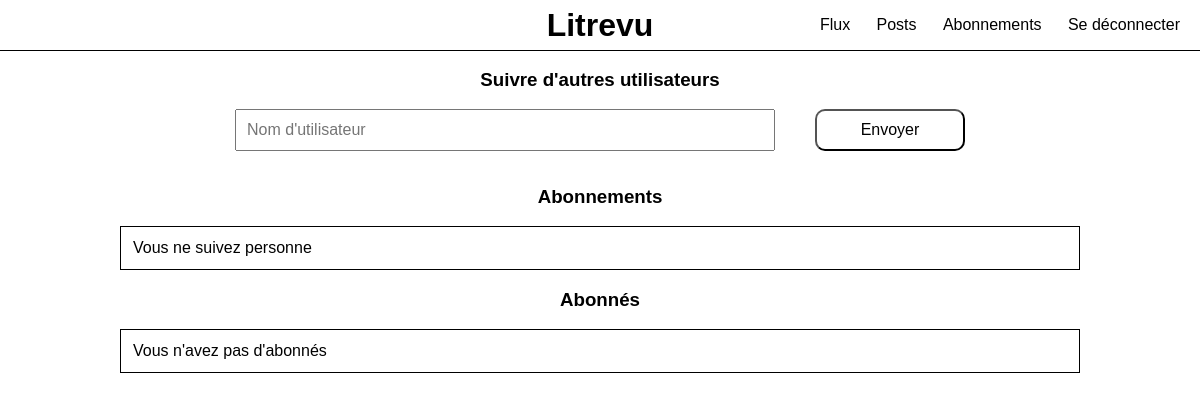
The app's page /following/ (signed in), older data.
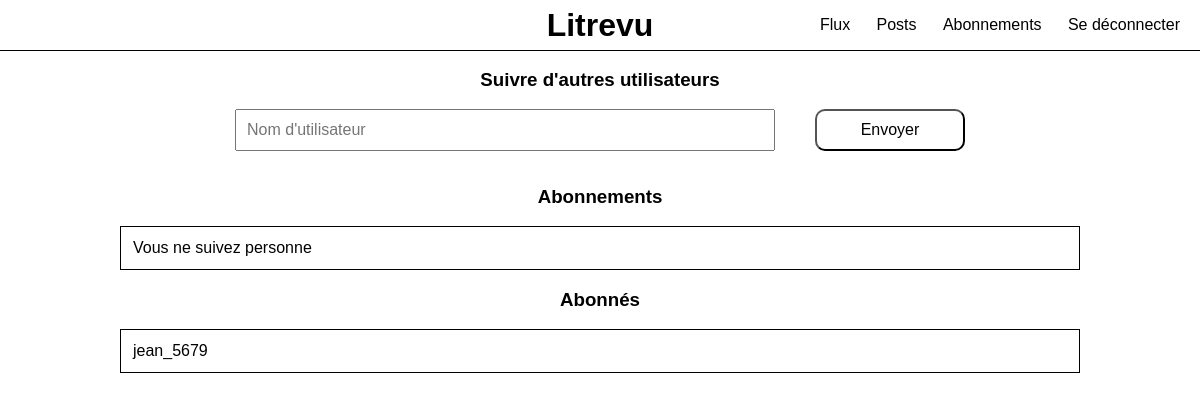
The same page, newer data.
### authentication/models.py (models this page shows)
class User(AbstractUser):
    user_follows = models.ManyToManyField(
        to="self", symmetrical=False, related_name="followed_by", blank=True
    )

### review/views.py (the view, shortened to what this page needs)
# urls.py: path("following/", following, name="following"),
@login_required
def following(request):
    user = get_current_user(request.user)
    users_followed = user.user_follows.exclude(username=user.username).all()
    followers = User.objects.filter(user_follows__in=[user]).exclude(
        username=user.username
    )
    follow_user_form = FollowUserForm()
    message = ""
    return render(
        request,
        "review/following.html",
        context={
            "follow_user_form": follow_user_form,
            "message": message,
            "users_followed": users_followed,
            "followers": followers,
        },
    )

### authentication/forms.py (shortened to what this page needs)
class FollowUserForm(forms.Form):
    username = forms.CharField(
        max_length=63,
        widget=forms.TextInput(
            attrs={"class": "follow-user-control", "placeholder": "Nom d'utilisateur"}
        ),
        label="",
    )

### review/utils.py (called while the page is built)
def unlazy_user(request_user):
    return request_user._wrapped if hasattr(request_user, "_wrapped") else request_user

def get_current_user(request_user: User):
    return User.objects.get(username=unlazy_user(request_user))

### review/templates/review/following.html (shortened to what this page needs)
{% extends "base.html" %}
{% block content %}
<main>
    <div class="center-content">
        <h3>Suivre d'autres utilisateurs</h3>
        <form method="post" class="follow-user-form">
            {{ follow_user_form.as_p }}
            <button type="submit" >Envoyer</button>
        </form>
        <h3>Abonnements</h3>
        <table class="base-table">
            <colgroup>
                <col style="width: 80%;">
                <col style="width: 20%;">
            </colgroup>
            <tbody>
                {% for user_followed in users_followed %}
                    <tr>
                        <td>{{ user_followed.username }}</td>
                        <td><a href="{% url 'unfollow-user'%}?user_id={{user_followed.id}}"><button>Se désabonner</button></a></td>
                    </tr>
                {% empty %}
                    <tr>
                        <td colspan="2">Vous ne suivez personne</td>
                    </tr>
                {% endfor %}
            </tbody>
        </table>
        <h3>Abonnés</h3>
        <table class="base-table">
            <tbody>
                {% for follower in followers %}
                    <tr>
                        <td>{{ follower.username }}</td>
                    </tr>
                {% empty %}
                    <tr>
                        <td>Vous n'avez pas d'abonnés</td>
                    </tr>
                {% endfor %}
            </tbody>
        </table>
    </div>
</main>
{% endblock %}

### review/templates/base.html (shortened to what this page needs)
{% load static %}
<html>
    <head>
        <link rel="stylesheet" href="{% static 'normalize.css' %}" />
        <link rel="stylesheet" href="{% static 'styles.css' %}" />
    </head>
    <body>
        <header>
            <h1>Litrevu</h1>
        </header>
        <nav class="page-navigation">
            <a href="{% url 'home' %}">Flux</a>
            <a href="{% url 'posts' %}">Posts</a>
            <a href="{% url 'following' %}">Abonnements</a>
            <a href="{% url 'logout' %}">Se déconnecter</a>
        </nav>
        {% block content %}{% endblock %}
    </body>
</html>

### static/styles.css (style rules this page uses)
body { font-family: Arial, Helvetica, sans-serif; --header-height: 50px; }
header { position: absolute; height: var(--header-height); width: 100%; margin: 0px; border-bottom: 1px solid black; display: flex; align-items: center; justify-content: center; }
nav { display: flex; align-items: center; justify-content: center; }
main { position: absolute; top: var(--header-height); bottom: 0px; width: 100%; overflow: auto; }
button { padding: 10px; width: 150px; background-color: transparent; border-radius: 10px; }
a { text-decoration: none; color: black; transform: scale(1); transition-duration: 300ms; }
input { padding: 10px; margin-bottom: 20px; }
table { width: 100%; }
td { text-align: center; }
.page-navigation { position: fixed; right: 20px; height: var(--header-height); width: 30%; display: flex; align-items: center; justify-content: space-between; }
.center-content { display: flex; flex-direction: column; align-items: center; justify-content: center; }
.follow-user-form { width: 90%; display: flex; justify-content: center; align-items: center; }
.follow-user-form > p { width: 50%; margin: 0px 20px; }
.follow-user-form > button { margin: 0px 20px; }
.follow-user-control { width: 100%; margin: 0px; }
.base-table { width: 80%; border: 1px solid black; }
.base-table > tbody > tr > td { padding: 10px; text-align: left; }

Row changes from the older to the newer data that the page shows:
added User: username "jean_5679"
Text that changed along with them:
text no longer shown: "Vous n'avez pas d'abonnés"
